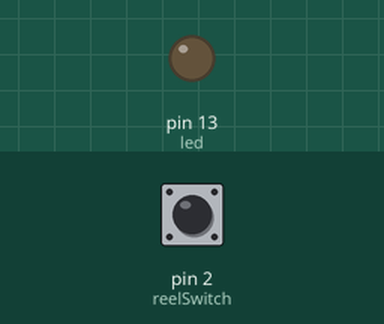
Bench run of a sketch on a simulated Arduino Uno, built with avr-gcc and run on an emulated ATmega328P. Parts: output pins drawn as LEDs (lit = HIGH). Inputs (shaded band) come from the test bench; at power-on: pin 2 (reelSwitch) LOW. What the sketch prints to the serial monitor is not drawn.

Above: at 1.2 s.
1.3 s: pin 2 (reelSwitch) pulled HIGH for 0.15 s
At 1.38 s:
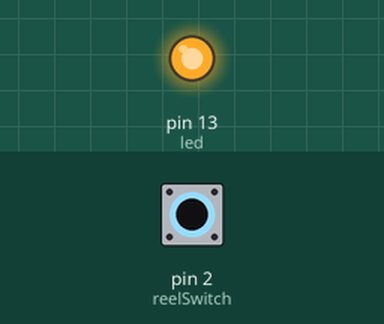
2.9 s: pin 2 (reelSwitch) pulled HIGH for 3.2 s
At 7.4 s:
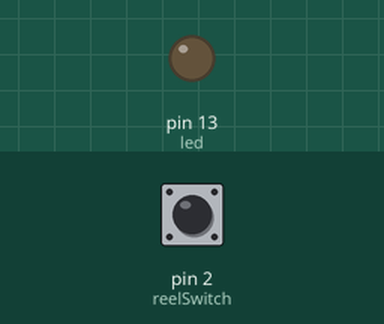
Timing chart, 0 to 8.9 s (numbered marks = the images above; inputs shaded):
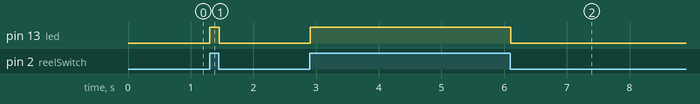

The sketch:

reed_switch_module.ino
```cpp
int led = 13; // LED pin
int reelSwitch = 2; // magnetic senso rpin
int switchState; // variable to store reel switch value
void setup()
{
  pinMode (led, OUTPUT);
  pinMode (reelSwitch, INPUT);
  Serial.begin(9600);
}
void loop()
{
  switchState = digitalRead(reelSwitch); // read the value of digital interface 2 and assign it to switchState
  Serial.println(switchState);
  if (switchState == HIGH) // when the magnetic sensor detect a signal, LED is flashing
  {
    digitalWrite(led, HIGH);
  }
  else
  {
    digitalWrite(led, LOW);
  }
}
```

Measured:
- after the input at 1.3 s, pin 13 (led): LOW → HIGH at once, → LOW 0.15 s later
- after the input at 2.9 s, pin 13 (led): LOW → HIGH at once, → LOW 3.2 s later
